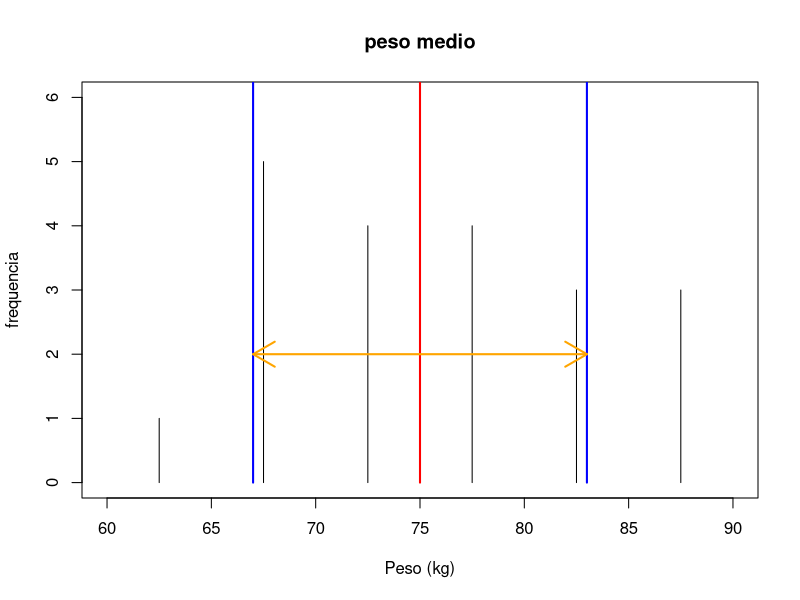

The R source for this figure:
# Medidas de Dispersao
# Lista de exercicio 2 - Exercicio 2 


# Data a tabela, que mostra o peso (em kg) de uma amostra de 20 frequentadores 
# de um club esportivo. 
# Determine: o desvio padrao e o coeficiente de variacao

peso<-c("60-65","65-70","70-75","75-80","80-85","85-90")
FK<-c(1,5,4,4,3,3)

# Nao e possivel calcular a media em valores qualitativos discretos

# Calculo da media ponderada
# Cria um (data frame) peso e frequencia





tabela<- data.frame(peso,FK)

str(tabela)
tabela

# Cria coluna (XF) com os valores medios dos intervalos





tabela["XF"]<-c(62.5,67.5,72.5,77.5,82.5,87.5)
tabela


# Cria coluna (RF) com a multiplicacao do peso medio e frequencia




tabela["RF"]<-tabela$FK*tabela$XF
tabela


# Calculo da media ponderada
# soma os elementos da coluna 4 e 2




SM4<-(colSums(tabela[4]))
SM2<-(colSums(tabela[2]))

# Media ponderada das frequencias





MD<-SM4/SM2
MD


# cria coluna com a Variacao quadratica da diferenca entre 
# a media ponderada e o valor de x
# multiplica o resultado pela frequencia
# inclui na tabela (NM)




tabela["NM"]<-((( tabela$XF - MD ) ^2 ) * tabela$FK)
tabela


# soma os elementos da coluna 5





SM5<-(colSums(tabela[5]))


# Variancia da amostra




VA <- SM5/((SM2)-1)
VA


# Desvio padrao ( utilizar somente um algarismo significativo)




DP <- sqrt(VA)
DP

# Coeficiente de variacao
# variacao percentual entre a media e o desvio padrao





CV<-(DP/MD)*100
CV


# Maneira de colocar a resposta: 
# Valor medio : 75(8)
# a maioria da medidas estao entre 67 e 83
# desvio padrao 10%  muito alto



# grafico - somente para visualizacao




plot(tabela$XF,tabela$FK, type='h', main="peso medio",xlab="Peso (kg)",ylab="frequencia",
   ylim=c(0,6),xlim=c(60,90))

# segmento de retas (segments (X1,Y1 ate X2,Y2))







segments(75,0,75,10,col="red",lwd=2)
segments(67,0,67,10,col="blue",lwd=2)
segments(83,0,83,10,col="blue",lwd=2)
arrows(67,2,83,2,col="orange",code=3,lwd=2)

